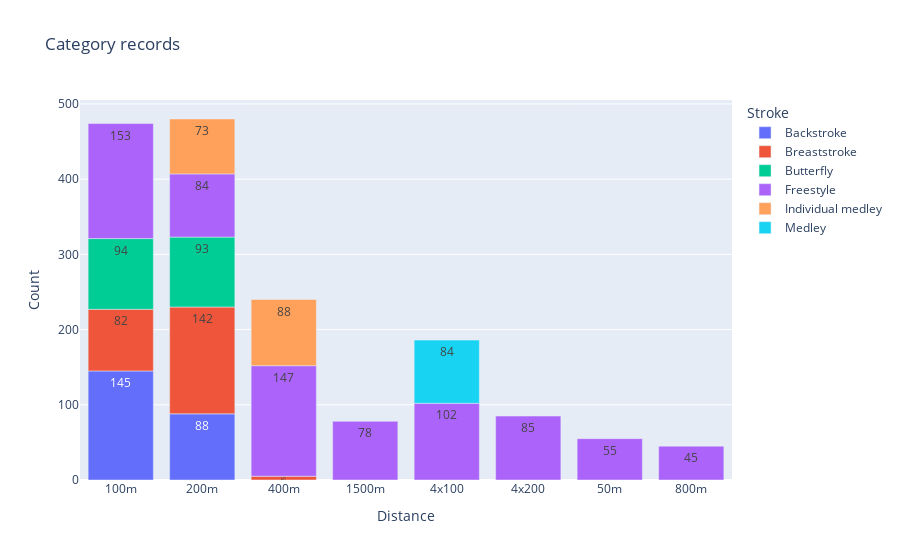

The code cell stored with this chart in its notebook:
### Code cell
# stacked bar chart for better understanding of stroke and distance categories count

fig = px.bar(grouped, x='Distance', y='Count', color='Stroke',
             text='Count', title='Category records')

iplot(fig)

### Figure 1 — Plotly figure (JSON) as saved in the notebook; plotly's stock layout.template omitted (floating-point values rounded to 4 significant figures)
{"data": [{"alignmentgroup": "True", "hovertemplate": "Stroke=Backstroke<br>Distance=%{x}<br>Count=%{text}<extra></extra>", "legendgroup": "Backstroke", "marker": {"color": "#636efa", "pattern": {"shape": ""}}, "name": "Backstroke", "offsetgroup": "Backstroke", "orientation": "v", "showlegend": true, "text": [145.0, 88.0], "textposition": "auto", "type": "bar", "x": ["100m", "200m"], "xaxis": "x", "y": [145, 88], "yaxis": "y"}, {"alignmentgroup": "True", "hovertemplate": "Stroke=Breaststroke<br>Distance=%{x}<br>Count=%{text}<extra></extra>", "legendgroup": "Breaststroke", "marker": {"color": "#EF553B", "pattern": {"shape": ""}}, "name": "Breaststroke", "offsetgroup": "Breaststroke", "orientation": "v", "showlegend": true, "text": [82.0, 142.0, 5.0], "textposition": "auto", "type": "bar", "x": ["100m", "200m", "400m"], "xaxis": "x", "y": [82, 142, 5], "yaxis": "y"}, {"alignmentgroup": "True", "hovertemplate": "Stroke=Butterfly<br>Distance=%{x}<br>Count=%{text}<extra></extra>", "legendgroup": "Butterfly", "marker": {"color": "#00cc96", "pattern": {"shape": ""}}, "name": "Butterfly", "offsetgroup": "Butterfly", "orientation": "v", "showlegend": true, "text": [94.0, 93.0], "textposition": "auto", "type": "bar", "x": ["100m", "200m"], "xaxis": "x", "y": [94, 93], "yaxis": "y"}, {"alignmentgroup": "True", "hovertemplate": "Stroke=Freestyle<br>Distance=%{x}<br>Count=%{text}<extra></extra>", "legendgroup": "Freestyle", "marker": {"color": "#ab63fa", "pattern": {"shape": ""}}, "name": "Freestyle", "offsetgroup": "Freestyle", "orientation": "v", "showlegend": true, "text": [153.0, 78.0, 84.0, 147.0, 102.0, 85.0, 55.0, 45.0], "textposition": "auto", "type": "bar", "x": ["100m", "1500m", "200m", "400m", "4x100", "4x200", "50m", "800m"], "xaxis": "x", "y": [153, 78, 84, 147, 102, 85, 55, 45], "yaxis": "y"}, {"alignmentgroup": "True", "hovertemplate": "Stroke=Individual medley<br>Distance=%{x}<br>Count=%{text}<extra></extra>", "legendgroup": "Individual medley", "marker": {"color": "#FFA15A", "pattern": {"shape": ""}}, "name": "Individual medley", "offsetgroup": "Individual medley", "orientation": "v", "showlegend": true, "text": [73.0, 88.0], "textposition": "auto", "type": "bar", "x": ["200m", "400m"], "xaxis": "x", "y": [73, 88], "yaxis": "y"}, {"alignmentgroup": "True", "hovertemplate": "Stroke=Medley<br>Distance=%{x}<br>Count=%{text}<extra></extra>", "legendgroup": "Medley", "marker": {"color": "#19d3f3", "pattern": {"shape": ""}}, "name": "Medley", "offsetgroup": "Medley", "orientation": "v", "showlegend": true, "text": [84.0], "textposition": "auto", "type": "bar", "x": ["4x100"], "xaxis": "x", "y": [84], "yaxis": "y"}], "layout": {"barmode": "relative", "legend": {"title": {"text": "Stroke"}, "tracegroupgap": 0}, "title": {"text": "Category records"}, "xaxis": {"anchor": "y", "domain": [0.0, 1.0], "title": {"text": "Distance"}}, "yaxis": {"anchor": "x", "domain": [0.0, 1.0], "title": {"text": "Count"}}}}
